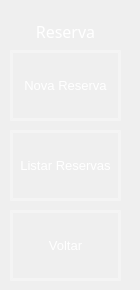
     <widget class="QWidget" name="page_12">
      <widget class="QToolButton" name="bttn_voltar_3">
       <property name="geometry">
        <rect>
         <x>10</x>
         <y>210</y>
         <width>111</width>
         <height>71</height>
        </rect>
       </property>
       <property name="sizePolicy">
        <sizepolicy hsizetype="Preferred" vsizetype="Preferred">
         <horstretch>0</horstretch>
         <verstretch>0</verstretch>
        </sizepolicy>
       </property>
       <property name="font">
        <font>
         <pointsize>10</pointsize>
        </font>
       </property>
       <property name="styleSheet">
        <string notr="true">QToolButton {
    background-color: rgba(0,0,0,0);
    border: 3px solid rgba(255, 255, 255, 0.3); /* Borda branca translúcida */
    color:  rgba(255, 255, 255,255); 
}

QToolButton:hover {
     background-color: rgba(255, 255, 255, 30);
    border-color: rgba(255, 255, 255,255); 
}

QToolButton:pressed {
    background-color: #A0B2C8; /* Azul acinzentado */
border-color: #003366; /* Azul escuro */
color:#003366;
}
</string>
       </property>
       <property name="text">
        <string>Voltar</string>
       </property>
       <property name="icon">
        <iconset>
         <normaloff>../Icones/keyboard_return_24dp_E3E3E3_FILL0_wght400_GRAD0_opsz24.png</normaloff>../Icones/keyboard_return_24dp_E3E3E3_FILL0_wght400_GRAD0_opsz24.png</iconset>
       </property>
       <property name="iconSize">
        <size>
         <width>32</width>
         <height>32</height>
        </size>
       </property>
       <property name="toolButtonStyle">
        <enum>Qt::ToolButtonTextUnderIcon</enum>
       </property>
      </widget>
      <widget class="QToolButton" name="bttn_listar_reserva">
       <property name="geometry">
        <rect>
         <x>10</x>
         <y>130</y>
         <width>111</width>
         <height>71</height>
        </rect>
       </property>
       <property name="sizePolicy">
        <sizepolicy hsizetype="Preferred" vsizetype="Preferred">
         <horstretch>0</horstretch>
         <verstretch>0</verstretch>
        </sizepolicy>
       </property>
       <property name="font">
        <font>
         <pointsize>10</pointsize>
        </font>
       </property>
       <property name="styleSheet">
        <string notr="true">QToolButton {
    background-color: rgba(0,0,0,0);
    border: 3px solid rgba(255, 255, 255, 0.3); /* Borda branca translúcida */
    color:  rgba(255, 255, 255,255); 
}

QToolButton:hover {
     background-color: rgba(255, 255, 255, 30);
    border-color: rgba(255, 255, 255,255); 
}

QToolButton:pressed {
    background-color: #A0B2C8; /* Azul acinzentado */
border-color: #003366; /* Azul escuro */
color:#003366;
}
</string>
       </property>
       <property name="text">
        <string>Listar Reservas</string>
       </property>
       <property name="icon">
        <iconset>
         <normaloff>../Icones/list_24dp_E3E3E3_FILL0_wght400_GRAD0_opsz24.png</normaloff>../Icones/list_24dp_E3E3E3_FILL0_wght400_GRAD0_opsz24.png</iconset>
       </property>
       <property name="iconSize">
        <size>
         <width>32</width>
         <height>32</height>
        </size>
       </property>
       <property name="toolButtonStyle">
        <enum>Qt::ToolButtonTextUnderIcon</enum>
       </property>
      </widget>
      <widget class="QToolButton" name="bttn_nova_reserva">
       <property name="geometry">
        <rect>
         <x>10</x>
         <y>50</y>
         <width>111</width>
         <height>71</height>
        </rect>
       </property>
       <property name="sizePolicy">
        <sizepolicy hsizetype="Preferred" vsizetype="Preferred">
         <horstretch>0</horstretch>
         <verstretch>0</verstretch>
        </sizepolicy>
       </property>
       <property name="font">
        <font>
         <pointsize>10</pointsize>
        </font>
       </property>
       <property name="styleSheet">
        <string notr="true">QToolButton {
    background-color: rgba(0,0,0,0);
    border: 3px solid rgba(255, 255, 255, 0.3); /* Borda branca translúcida */
    color:  rgba(255, 255, 255,255); 
}

QToolButton:hover {
     background-color: rgba(255, 255, 255, 30);
    border-color: rgba(255, 255, 255,255); 
}

QToolButton:pressed {
    background-color: #A0B2C8; /* Azul acinzentado */
border-color: #003366; /* Azul escuro */
color:#003366;
}
</string>
       </property>
       <property name="text">
        <string>Nova Reserva</string>
       </property>
       <property name="icon">
        <iconset>
         <normaloff>../Icones/add_home_24dp_E3E3E3_FILL0_wght400_GRAD0_opsz24 (1).png</normaloff>../Icones/add_home_24dp_E3E3E3_FILL0_wght400_GRAD0_opsz24 (1).png</iconset>
       </property>
       <property name="iconSize">
        <size>
         <width>32</width>
         <height>32</height>
        </size>
       </property>
       <property name="toolButtonStyle">
        <enum>Qt::ToolButtonTextUnderIcon</enum>
       </property>
      </widget>
      <widget class="QLabel" name="label_98">
       <property name="geometry">
        <rect>
         <x>0</x>
         <y>20</y>
         <width>131</width>
         <height>21</height>
        </rect>
       </property>
       <property name="font">
        <font>
         <family>Montserrat Medium</family>
         <pointsize>12</pointsize>
         <weight>50</weight>
         <bold>false</bold>
        </font>
       </property>
       <property name="text">
        <string>&lt;html&gt;&lt;head/&gt;&lt;body&gt;&lt;p align=&quot;center&quot;&gt;&lt;span style=&quot; color:#ffffff;&quot;&gt;Reserva&lt;/span&gt;&lt;/p&gt;&lt;/body&gt;&lt;/html&gt;</string>
       </property>
      </widget>
     </widget>
